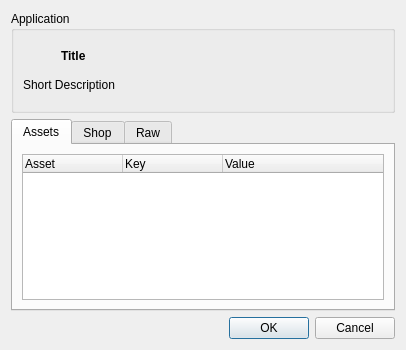
<?xml version="1.0" encoding="UTF-8"?>
<ui version="4.0">
 <class>Dialog</class>
 <widget class="QDialog" name="Dialog">
  <property name="geometry">
   <rect>
    <x>0</x>
    <y>0</y>
    <width>406</width>
    <height>350</height>
   </rect>
  </property>
  <property name="windowTitle">
   <string>Dialog</string>
  </property>
  <layout class="QVBoxLayout" name="verticalLayout">
   <item>
    <widget class="QGroupBox" name="Application_groupBox">
     <property name="sizePolicy">
      <sizepolicy hsizetype="Preferred" vsizetype="Fixed">
       <horstretch>0</horstretch>
       <verstretch>0</verstretch>
      </sizepolicy>
     </property>
     <property name="title">
      <string>Application</string>
     </property>
     <layout class="QHBoxLayout" name="horizontalLayout_2">
      <item>
       <widget class="QFrame" name="frame_2">
        <property name="frameShape">
         <enum>QFrame::Shape::NoFrame</enum>
        </property>
        <property name="frameShadow">
         <enum>QFrame::Shadow::Raised</enum>
        </property>
        <layout class="QVBoxLayout" name="verticalLayout_2">
         <property name="leftMargin">
          <number>0</number>
         </property>
         <property name="topMargin">
          <number>0</number>
         </property>
         <property name="rightMargin">
          <number>0</number>
         </property>
         <item>
          <widget class="QFrame" name="frame_4">
           <property name="frameShape">
            <enum>QFrame::Shape::NoFrame</enum>
           </property>
           <property name="frameShadow">
            <enum>QFrame::Shadow::Raised</enum>
           </property>
           <layout class="QHBoxLayout" name="horizontalLayout_4">
            <property name="leftMargin">
             <number>0</number>
            </property>
            <property name="topMargin">
             <number>0</number>
            </property>
            <property name="rightMargin">
             <number>0</number>
            </property>
            <property name="bottomMargin">
             <number>0</number>
            </property>
            <item>
             <widget class="QLabel" name="CategoryIcon_Label">
              <property name="sizePolicy">
               <sizepolicy hsizetype="Preferred" vsizetype="Expanding">
                <horstretch>0</horstretch>
                <verstretch>0</verstretch>
               </sizepolicy>
              </property>
              <property name="minimumSize">
               <size>
                <width>32</width>
                <height>32</height>
               </size>
              </property>
              <property name="maximumSize">
               <size>
                <width>32</width>
                <height>32</height>
               </size>
              </property>
              <property name="text">
               <string/>
              </property>
             </widget>
            </item>
            <item>
             <widget class="QLabel" name="AppDisplayName_Label">
              <property name="font">
               <font>
                <bold>true</bold>
               </font>
              </property>
              <property name="text">
               <string>Title</string>
              </property>
              <property name="wordWrap">
               <bool>true</bool>
              </property>
              <property name="textInteractionFlags">
               <set>Qt::TextInteractionFlag::LinksAccessibleByMouse|Qt::TextInteractionFlag::TextSelectableByMouse</set>
              </property>
             </widget>
            </item>
           </layout>
          </widget>
         </item>
         <item>
          <widget class="QLabel" name="AppDescription_Label">
           <property name="maximumSize">
            <size>
             <width>221</width>
             <height>16777215</height>
            </size>
           </property>
           <property name="text">
            <string>Short Description</string>
           </property>
           <property name="wordWrap">
            <bool>true</bool>
           </property>
           <property name="textInteractionFlags">
            <set>Qt::TextInteractionFlag::LinksAccessibleByMouse|Qt::TextInteractionFlag::TextSelectableByMouse</set>
           </property>
          </widget>
         </item>
        </layout>
       </widget>
      </item>
     </layout>
    </widget>
   </item>
   <item>
    <widget class="QFrame" name="frame">
     <property name="frameShape">
      <enum>QFrame::Shape::NoFrame</enum>
     </property>
     <layout class="QHBoxLayout" name="horizontalLayout">
      <property name="leftMargin">
       <number>0</number>
      </property>
      <property name="topMargin">
       <number>0</number>
      </property>
      <property name="rightMargin">
       <number>0</number>
      </property>
      <property name="bottomMargin">
       <number>0</number>
      </property>
      <item>
       <widget class="QTabWidget" name="Information_tabWidget">
        <property name="currentIndex">
         <number>0</number>
        </property>
        <widget class="QWidget" name="assets_tab">
         <attribute name="title">
          <string>Assets</string>
         </attribute>
         <layout class="QVBoxLayout" name="verticalLayout_5">
          <item>
           <widget class="QTreeWidget" name="assets_treeWidget">
            <property name="autoExpandDelay">
             <number>1</number>
            </property>
            <property name="indentation">
             <number>2</number>
            </property>
            <property name="rootIsDecorated">
             <bool>false</bool>
            </property>
            <property name="wordWrap">
             <bool>true</bool>
            </property>
            <property name="columnCount">
             <number>3</number>
            </property>
            <column>
             <property name="text">
              <string>Asset</string>
             </property>
            </column>
            <column>
             <property name="text">
              <string>Key</string>
             </property>
            </column>
            <column>
             <property name="text">
              <string>Value</string>
             </property>
            </column>
           </widget>
          </item>
         </layout>
        </widget>
        <widget class="QWidget" name="shop_tab">
         <attribute name="title">
          <string>Shop</string>
         </attribute>
         <layout class="QVBoxLayout" name="verticalLayout_3">
          <item>
           <widget class="QTreeWidget" name="shop_treeWidget">
            <property name="indentation">
             <number>0</number>
            </property>
            <property name="columnCount">
             <number>2</number>
            </property>
            <column>
             <property name="text">
              <string>Key</string>
             </property>
            </column>
            <column>
             <property name="text">
              <string>Value</string>
             </property>
            </column>
           </widget>
          </item>
         </layout>
        </widget>
        <widget class="QWidget" name="raw_tab">
         <attribute name="title">
          <string>Raw</string>
         </attribute>
         <layout class="QVBoxLayout" name="verticalLayout_4">
          <item>
           <widget class="QTextBrowser" name="raw_textBrowser"/>
          </item>
         </layout>
        </widget>
       </widget>
      </item>
     </layout>
    </widget>
   </item>
   <item>
    <widget class="QDialogButtonBox" name="buttonBox">
     <property name="orientation">
      <enum>Qt::Orientation::Horizontal</enum>
     </property>
     <property name="standardButtons">
      <set>QDialogButtonBox::StandardButton::Cancel|QDialogButtonBox::StandardButton::Ok</set>
     </property>
    </widget>
   </item>
  </layout>
 </widget>
 <resources/>
 <connections>
  <connection>
   <sender>buttonBox</sender>
   <signal>accepted()</signal>
   <receiver>Dialog</receiver>
   <slot>accept()</slot>
   <hints>
    <hint type="sourcelabel">
     <x>248</x>
     <y>254</y>
    </hint>
    <hint type="destinationlabel">
     <x>157</x>
     <y>274</y>
    </hint>
   </hints>
  </connection>
  <connection>
   <sender>buttonBox</sender>
   <signal>rejected()</signal>
   <receiver>Dialog</receiver>
   <slot>reject()</slot>
   <hints>
    <hint type="sourcelabel">
     <x>316</x>
     <y>260</y>
    </hint>
    <hint type="destinationlabel">
     <x>286</x>
     <y>274</y>
    </hint>
   </hints>
  </connection>
 </connections>
</ui>
